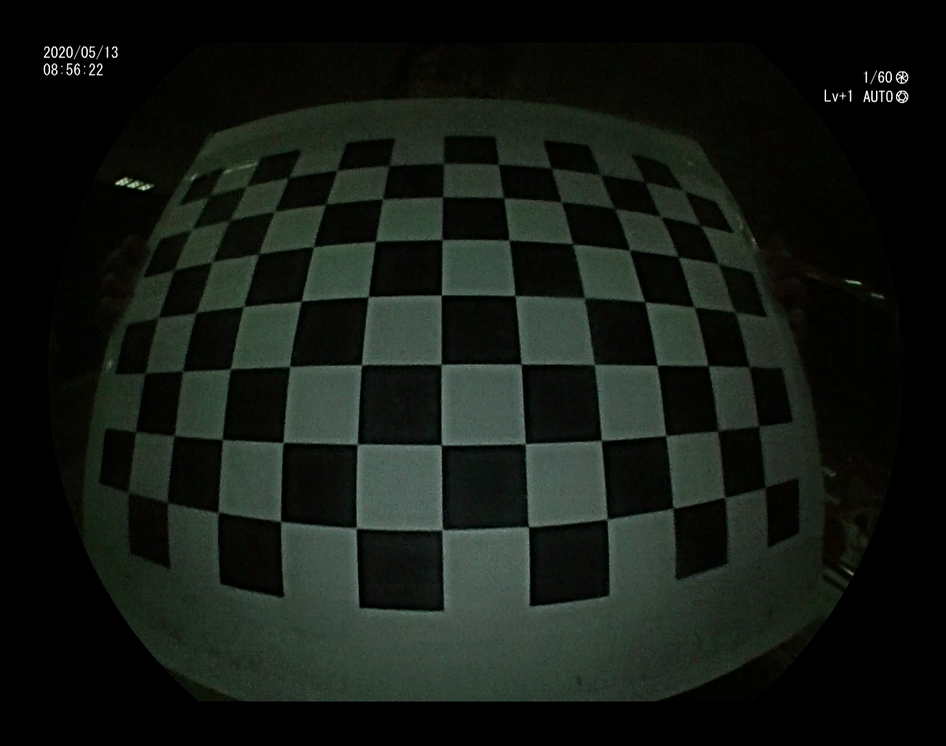
#> input picture CV06/CV06.InClass_Camera Calibration/chessboard/scene00481.png, 946 x 746 px, shrunk from 1380 x 1088 before the run; its folder holds only this picture in this run
$ jupyter execute --allow-errors CV06.InClass_CameraCalibration.ipynb   (older library calls are emulated)
#> lines starting #> are read from the running program, lines starting #| are printed output that depends on the picture; after the words box and inside, x2 and y2 are one past the last pixel; in counts of white or black regions, pixels touching at a corner belong together
# Assignment 6: <h1><center> HIỆU CHỈNH CAMERA SỬ DỤNG OPENCV (CAMERA CALIBRATION)</center></h1>

# 1. Sử dụng ảnh bàn cờ để xác định tham số camera

### Tập ảnh bàn cờ khi dùng để xác định các thông số camera
#### - Thông số biết trước: kích thước bàn cờ: 12x8
#### - Tổng số ảnh: 14

[cell 1]
# Các thư viện cần thiết
import numpy as np
import cv2
import glob
import os
import matplotlib.pyplot as plt
import math

[cell 2]
## Đọc ảnh bàn cờ
# UPDATE: Change data path 'data/chessboard' -> 'chessboard'
images=glob.glob('chessboard/*.png')
column=2
row=int(math.ceil(len(images)/column))
column, row
plt.figure(figsize=(8,15))
for i,fname in enumerate(images):
    img=cv2.imread(fname)
#> img is the input picture: shape (746, 946, 3); mean B, G, R 20.1, 25.5, 20.1
    plt.subplot(row,column,i+1)
    plt.imshow(cv2.cvtColor(img, cv2.COLOR_BGR2RGB))
    plt.title(os.path.basename(fname))
plt.show()

[cell 3]
# termination criteria ; # điều kiện dừng thuât toán sau số lẩn lặp tối đa hoặc mức độ hội tụ của t toán đạt được
criteria = (cv2.TERM_CRITERIA_EPS + cv2.TERM_CRITERIA_MAX_ITER, 30, 0.01)

[cell 4]
# chessboard dimension (12 x 8). We need objpoints and imgpoints to have same number of entries and of same size
# inside conner points
cbrow = 11
cbcolumn = 7

[cell 5]
# Chuẩn bị object points giống như: (0,0,0), (1,0,0), ...., (10,6,0). Tọa độ Z = 0
objp = np.zeros((cbrow*cbcolumn, 3), np.float32)
objp[:, :2] = np.mgrid[0:cbrow, 0:cbcolumn].T.reshape(-1, 2)
# objp[0:22,:]

[cell 6]
# Mảng đề lưu object points và image points từ toàn bộ các ảnh đảm bảo 2 mảng này có cùng kích thước
objpoints = []  # lưu trữ tọa độ 3d trong không gian thế giới thực (3d point in real world space)
imgpoints = []   # Lưu tọa độ 2D trên ảnh (2d point in image plane)

[cell 7]
# Lấy toàn bộ ảnh bàn cờ và phát hiện các điểm góc trên từng ảnh
# Ghép tương ứng tọa độ 2D phát hiện được và tọa độ 3D
# Các hàm sử dụng:
#                 findChessboardCorners: tìm các góc bên trong bàn cờ
#                 cornerSubPix: hiệu chỉnh để tăng độ chính xác của góc
# https://docs.opencv.org/4.x/d9/d0c/group__calib3d.html#ga93efa9b0aa890de240ca32b11253dd4a
# https://docs.opencv.org/4.x/dd/d1a/group__imgproc__feature.html#ga354e0d7c86d0d9da75de9b9701a9a87e

# UPDATE: Change data path 'data/chessboard' -> 'chessboard'
images = glob.glob('chessboard/*.png')
i = 0
for fname in images:
    i = i + 1
    img = cv2.imread(fname)
    gray = cv2.cvtColor(img, cv2.COLOR_BGR2GRAY)

    # Tìm góc của bàn cờ (find the chessboard corners)
    ret, corners = cv2.findChessboardCorners(gray, (11, 7), flags=cv2.CALIB_CB_FILTER_QUADS + cv2.CALIB_CB_ADAPTIVE_THRESH + cv2.CALIB_CB_FAST_CHECK)
#> ret = True; corners = 77 rows, first 8: [210.6, 195.1], [246.4, 186.7], [287.1, 178.3], [336.3, 171], [388.7, 165.5], [444, 163.9], [498, 165], [551, 167.3]

    # Nếu tìm thấy, thêm vào các điểm của đối tượng, điểm của ảnh (sau khi tinh chỉnh) (if found, add object points, image points (after refining them))
    if ret == True:
        corners2 = cv2.cornerSubPix(
            gray, corners, (11, 11), (-1, -1), criteria)
#> corners2 = 77 rows, first 8: [209.1, 195.9], [245.9, 186.6], [288.6, 177.3], [336.9, 170.2], [389, 165.7], [443.6, 163.5], [498.3, 164.5], [551.4, 168.2]
        imgpoints.append(corners2)
        objpoints.append(objp)

        # Vẽ và hiển thị các góc (Draw and display the corners)
        img = cv2.drawChessboardCorners(img, (cbrow, cbcolumn), corners2, ret)
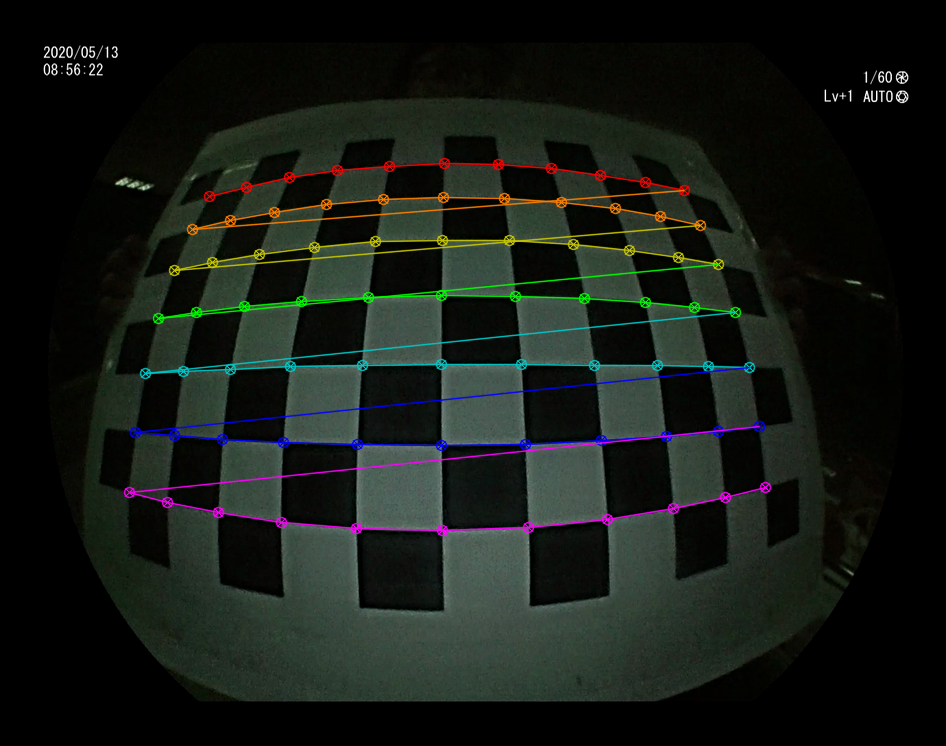
#> img: shape (746, 946, 3); 3.89% of pixels changed, all inside (x1, y1, x2, y2) = (123, 157, 772, 537)
        cv2.imshow('Image', img)
        #cv2.waitKey(0)
    else:
        print(f"Cannot find the chessboard corners for {fname}. Continue..")


cv2.destroyAllWindows()

[cell 8]
## VD 1 ảnh với các góc được tìm thấy
# Các góc được nối với nhau theo thứ tự trong mang impoints, tương ứng với thứ tự các điểm 3D được lưu trong objpoint

plt.figure(figsize=(20,20))
plt.imshow(img)
plt.show()

#> (a cell that did not finish here is left out)

[cell 10]
# Tìm camera metrix
##### Hiệu chỉnh (CALIBRATION) ######
# https://docs.opencv.org/3.4.16/d9/d0c/group__calib3d.html#ga3207604e4b1a1758aa66acb6ed5aa65d

# mtx: camera metrix (camera intrinsic matrix  )
# dist: distorsion coefficients
# rvecs: Output vector of rotation vectors (Rodrigues ) estimated for each pattern view
# tvecs : Output vector of translation vectors estimated for each pattern view

# ========= Complete this code ==========
# ret, mtx, dist, rvecs, tvecs = cv2.calibrateCamera(
#     ..., ..., gray.shape[::-1], None, None, flags=cv2.CALIB_RATIONAL_MODEL)
ret, mtx, dist, rvecs, tvecs = cv2.calibrateCamera(objpoints, imgpoints, gray.shape[::-1], None, None)
#> ret = 1.39; mtx = [[426.4, 0, 462.4], [0, 429.4, 384.7], [0, 0, 1]]; dist = [[-0.439, 0.221, 0.000463, -0.00202, -0.0511]]; rvecs = ([-0.354, -0.0237, -0.0131],); tvecs = ([-5.33, -3.96, 6.53],)
# =======================================
dist = np.array(dist)

[cell 11]
# distorsion coefficients
dist
#> Out = [[-0.439, 0.221, 0.000463, -0.00202, -0.0511]]

[cell 12]
# camera intrinsic metrix
mtx
#> Out = [[426.4, 0, 462.4], [0, 429.4, 384.7], [0, 0, 1]]

[cell 13]
# Output vector of rotation vectors (Rodrigues ) estimated for each pattern view
rvecs[0]
#> Out = [-0.354, -0.0237, -0.0131]
# rotMat, jab = cv2.Rodrigues(rvecs[0])
# rotMat

[cell 14]
# Vector of translation vectors estimated for each pattern view
tvecs
#> Out = ([-5.33, -3.96, 6.53],)


$ run again, on CV06/CV06.InClass_Camera Calibration/chessboard/scene00631.png
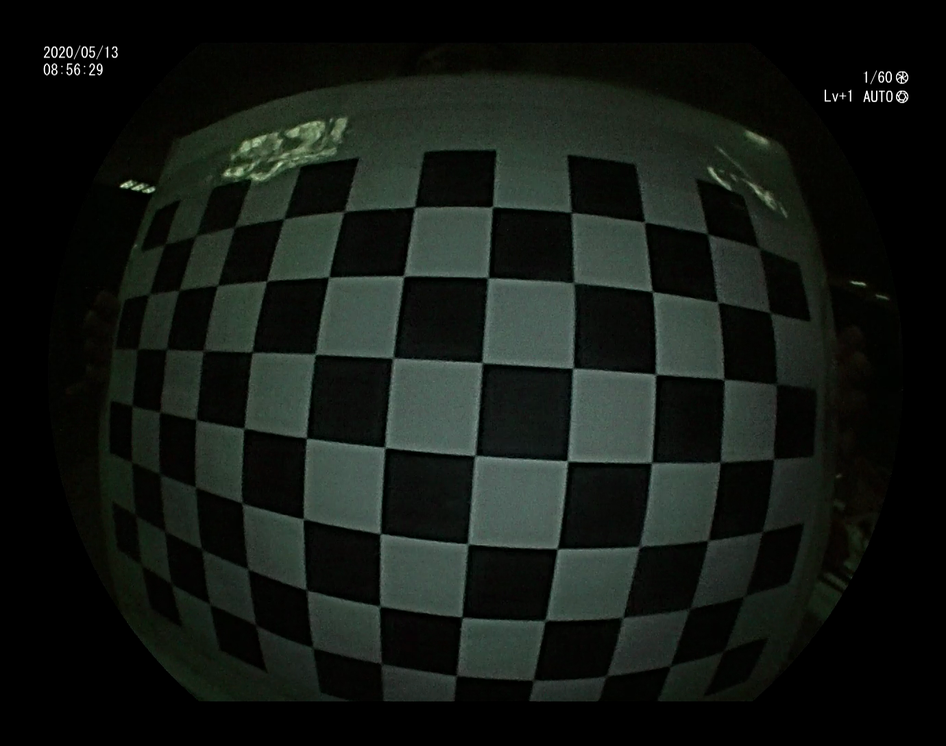
#> input picture CV06/CV06.InClass_Camera Calibration/chessboard/scene00631.png, 946 x 746 px, shrunk from 1380 x 1088 before the run
#> img is the input picture: shape (746, 946, 3); mean B, G, R 19.9, 24.4, 19.5
#> `ret, corners = cv2.findChessboardCorners(gray, (11, 7), flags=cv2.CALI..`: ret = True; corners = 77 rows, first 8: [164.8, 243.6], [196.6, 235.1], [234.5, 226.5], [284.2, 219.1], [344, 211], [414.6, 207.5], [492.6, 206.3], [571.5, 213]
#> corners2 = 77 rows, first 8: [165.2, 244], [195.7, 235.8], [234.9, 226.5], [283.5, 219], [344.3, 211.1], [414.6, 207.1], [492.5, 206.8], [571.3, 212.4]
#> `img = cv2.drawChessboardCorners(img, (cbrow, cbcolumn), corners2, ret)`:
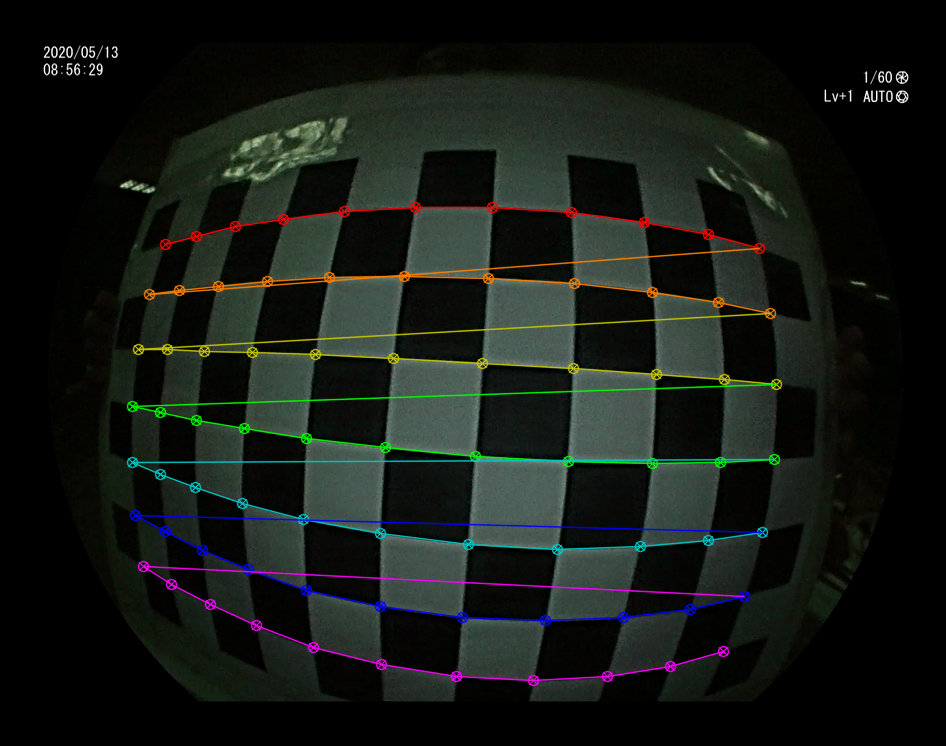
#> img: shape (746, 946, 3); 4.21% of pixels changed, all inside (x1, y1, x2, y2) = (126, 201, 783, 687)
#> `ret, mtx, dist, rvecs, tvecs = cv2.calibrateCamera(objpoints, imgpoint..`: ret = 1.21; mtx = [[503, 0, 469.2], [0, 505.4, 385.9], [0, 0, 1]]; dist = [[-0.542, 0.288, -0.00251, -0.000387, -0.0682]]; rvecs = ([-0.144, 0.109, 0.0689],); tvecs = ([-5.66, -2.59, 6.46],)
#> `dist`: Out = [[-0.542, 0.288, -0.00251, -0.000387, -0.0682]]
#> `mtx`: Out = [[503, 0, 469.2], [0, 505.4, 385.9], [0, 0, 1]]
#> `rvecs[0]`: Out = [-0.144, 0.109, 0.0689]
#> `tvecs`: Out = ([-5.66, -2.59, 6.46],)

$ run again, on CV06/CV06.InClass_Camera Calibration/chessboard/scene00661.png
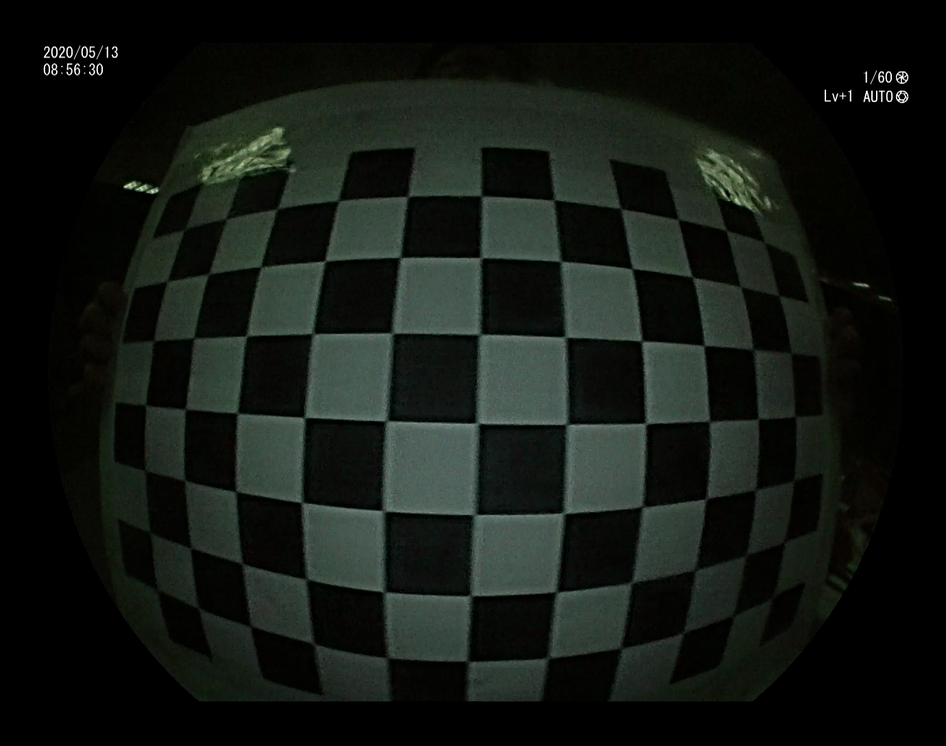
#> input picture CV06/CV06.InClass_Camera Calibration/chessboard/scene00661.png, 946 x 746 px, shrunk from 1380 x 1088 before the run
#> img is the input picture: shape (746, 946, 3); mean B, G, R 19.5, 24.1, 19.2
#> `ret, corners = cv2.findChessboardCorners(gray, (11, 7), flags=cv2.CALI..`: ret = True; corners = 77 rows, first 8: [186, 226.8], [225.4, 218.7], [276.6, 208.8], [337.7, 200.9], [407.7, 197.7], [481.4, 197.4], [553.9, 199.8], [621, 208]
#> corners2 = 77 rows, first 8: [184.5, 229.5], [225.7, 219.1], [277, 208.9], [338.5, 200.8], [407.7, 196.3], [481.5, 195.9], [554, 200.1], [620.8, 208.4]
#> `img = cv2.drawChessboardCorners(img, (cbrow, cbcolumn), corners2, ret)`:
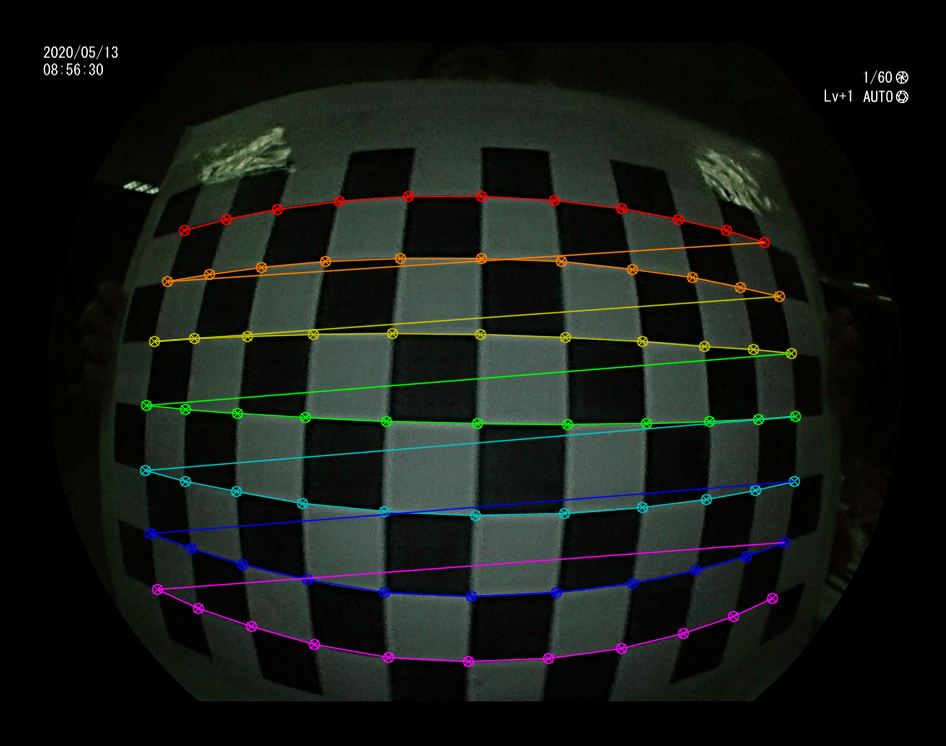
#> img: shape (746, 946, 3); 4.26% of pixels changed, all inside (x1, y1, x2, y2) = (139, 190, 802, 668)
#> `ret, mtx, dist, rvecs, tvecs = cv2.calibrateCamera(objpoints, imgpoint..`: ret = 2.11; mtx = [[1019, 0, 461.3], [0, 1078.5, 395.2], [0, 0, 1]]; dist = [[-2.41, 6.14, -0.0106, 0.000305, -6.94]]; rvecs = ([-0.369, 0.0362, 0.0251],); tvecs = ([-4.73, -2.6, 12.42],)
#> `dist`: Out = [[-2.41, 6.14, -0.0106, 0.000305, -6.94]]
#> `mtx`: Out = [[1019, 0, 461.3], [0, 1078.5, 395.2], [0, 0, 1]]
#> `rvecs[0]`: Out = [-0.369, 0.0362, 0.0251]
#> `tvecs`: Out = ([-4.73, -2.6, 12.42],)

$ run again, on CV06/CV06.InClass_Camera Calibration/chessboard/scene00691.png
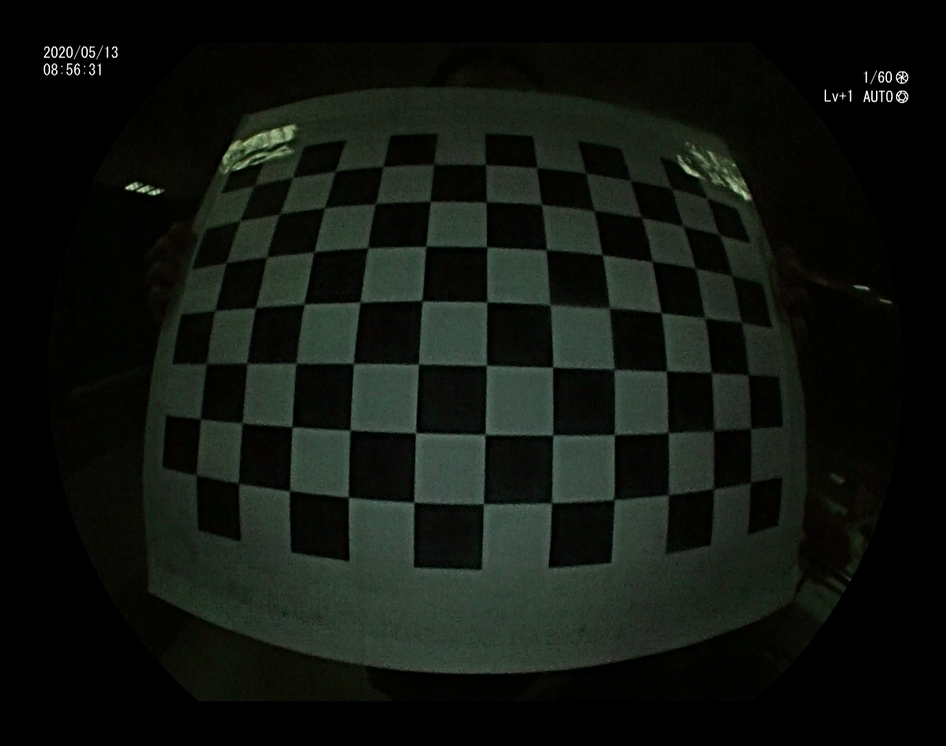
#> input picture CV06/CV06.InClass_Camera Calibration/chessboard/scene00691.png, 946 x 746 px, shrunk from 1380 x 1088 before the run
#> img is the input picture: shape (746, 946, 3); mean B, G, R 15.6, 20.7, 16.2
#> `ret, corners = cv2.findChessboardCorners(gray, (11, 7), flags=cv2.CALI..`: ret = True; corners = 77 rows, first 8: [254.5, 185], [293.5, 176.9], [334.2, 172.1], [383.7, 166.1], [434.4, 163.8], [485.6, 164.7], [537.6, 167.7], [585.7, 173]
#> corners2 = 77 rows, first 8: [254.2, 185.6], [292.5, 177.2], [335.1, 171.3], [382.7, 166.5], [433.7, 164.3], [485.7, 164.8], [536.7, 167.5], [585.7, 173]
#> `img = cv2.drawChessboardCorners(img, (cbrow, cbcolumn), corners2, ret)`:
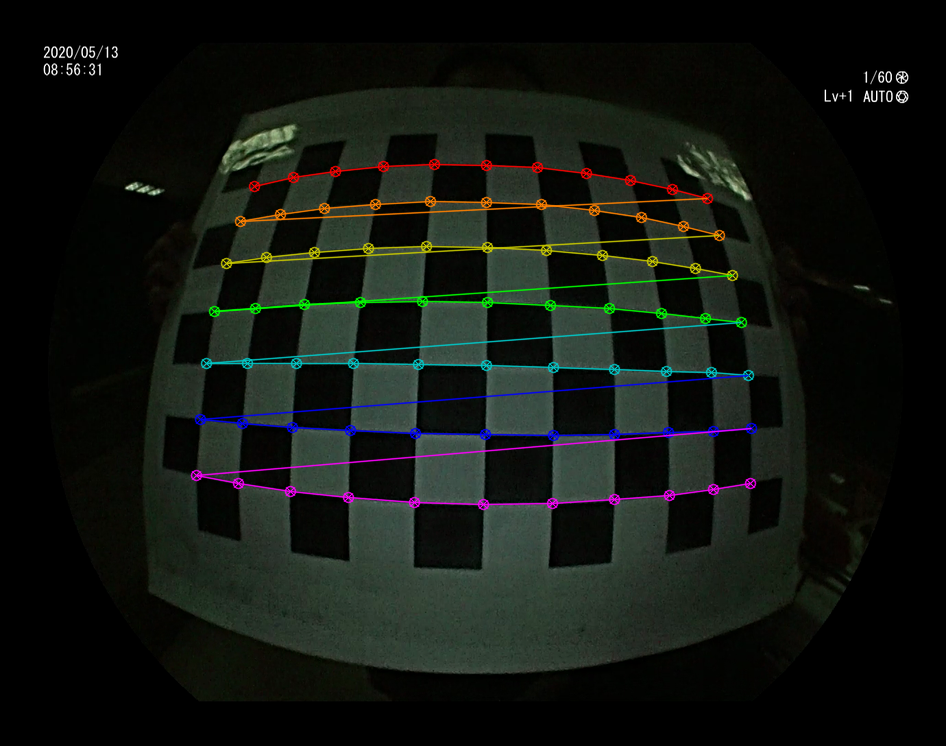
#> img: shape (746, 946, 3); 3.62% of pixels changed, all inside (x1, y1, x2, y2) = (190, 158, 758, 511)
#> `ret, mtx, dist, rvecs, tvecs = cv2.calibrateCamera(objpoints, imgpoint..`: ret = 0.954; mtx = [[50.78, 0, 472.6], [0, 49.99, 372.5], [0, 0, 1]]; dist = [[-0.00699, 7.31e-05, 0.000691, -0.000543, -4.14e-07]]; rvecs = ([-0.0244, 0.000588, 0.0192],); tvecs = ([-4.73, -4.19, 0.844],)
#> `dist`: Out has the same summary as dist
#> `mtx`: Out = [[50.78, 0, 472.6], [0, 49.99, 372.5], [0, 0, 1]]
#> `rvecs[0]`: Out = [-0.0244, 0.000588, 0.0192]
#> `tvecs`: Out = ([-4.73, -4.19, 0.844],)
